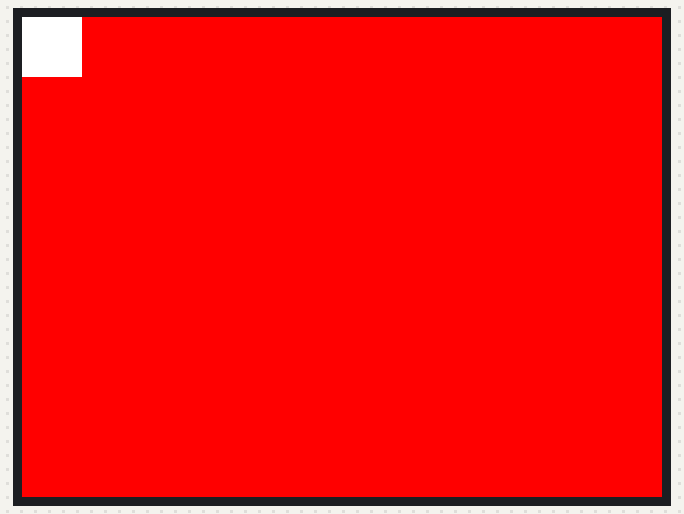
Bench run of a sketch on a simulated ESP32. Shown: 320×240 colour display. What the sketch prints to the serial monitor is not drawn.

Above: at 0.6 s.
At 1.7 s:
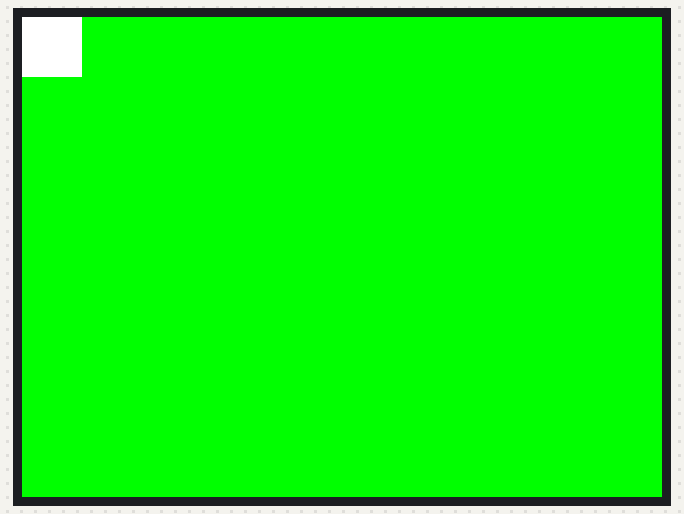
At 2.7 s:
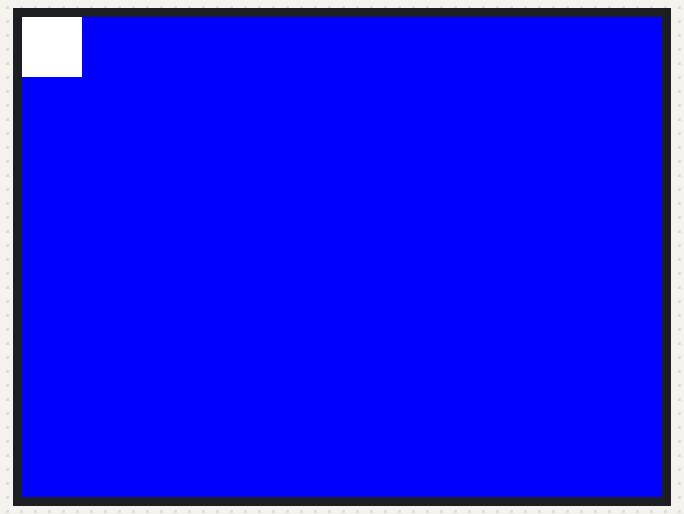
At 3.7 s:
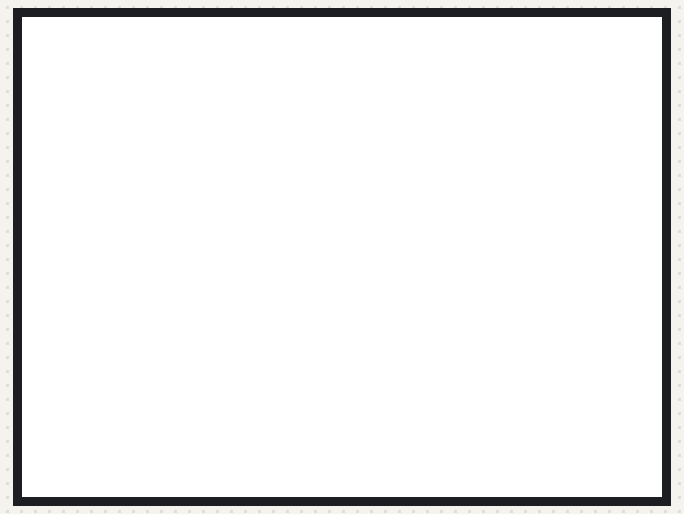
At 4.9 s:
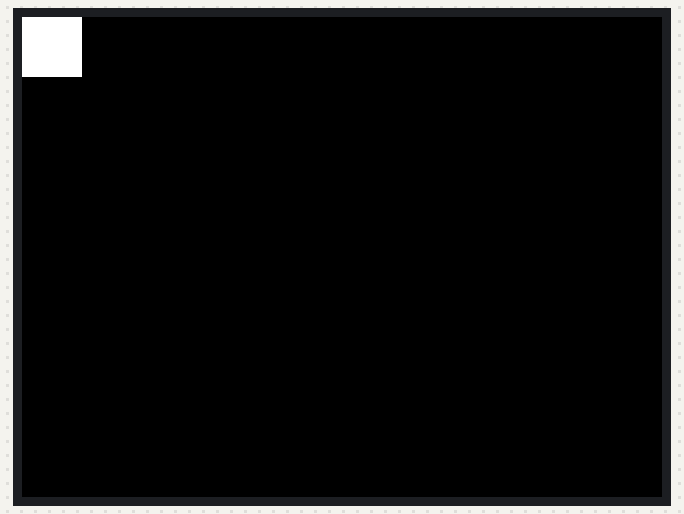

Measured:
- by itself, everything shown: repeats every 5.4 s, in 5 steps
- what the display in image 0 shows lasts 1.1 s, from 0.5 s to 1.6 s
- what the display in image 2 shows lasts 1.0 s, from 2.7 s to 3.7 s
- what the display in image 3 shows lasts 1.1 s, from 3.7 s to 4.8 s

The sketch:

screen_test.ino
```cpp
#include <Adafruit_GFX.h>
#include <Adafruit_ST7789.h>
#include <SPI.h>

#define TFT_CS   5
#define TFT_DC   17
#define TFT_RST  16

#define SPI_MODE_TO_TRY 0

Adafruit_ST7789 tft = Adafruit_ST7789(TFT_CS, TFT_DC, TFT_RST);
const char *names[] = {"RED", "GREEN", "BLUE", "WHITE", "BLACK"};
uint16_t colors[] = {ST77XX_RED, ST77XX_GREEN, ST77XX_BLUE,
                     ST77XX_WHITE, ST77XX_BLACK};
int i = 0;

void setup() {
  Serial.begin(115200);
  delay(300);
  Serial.println();
  Serial.println("screen_test: sketch is running");
  Serial.printf("screen_test: CS=%d DC=%d RST=%d, SPI mode %d\n",
                TFT_CS, TFT_DC, TFT_RST, SPI_MODE_TO_TRY);

#if SPI_MODE_TO_TRY == 3
  tft.init(240, 320, SPI_MODE3);
#else
  tft.init(240, 320);
#endif

  tft.setSPISpeed(10000000);
  tft.setRotation(1);

  Serial.println("screen_test: init returned. Watch the panel now.");
}

void loop() {
  tft.fillScreen(colors[i]);
  Serial.printf("screen_test: filled %s\n", names[i]);

  if (colors[i] != ST77XX_WHITE) {
    tft.fillRect(0, 0, 30, 30, ST77XX_WHITE);
  }

  i = (i + 1) % 5;
  delay(1000);
}
```
